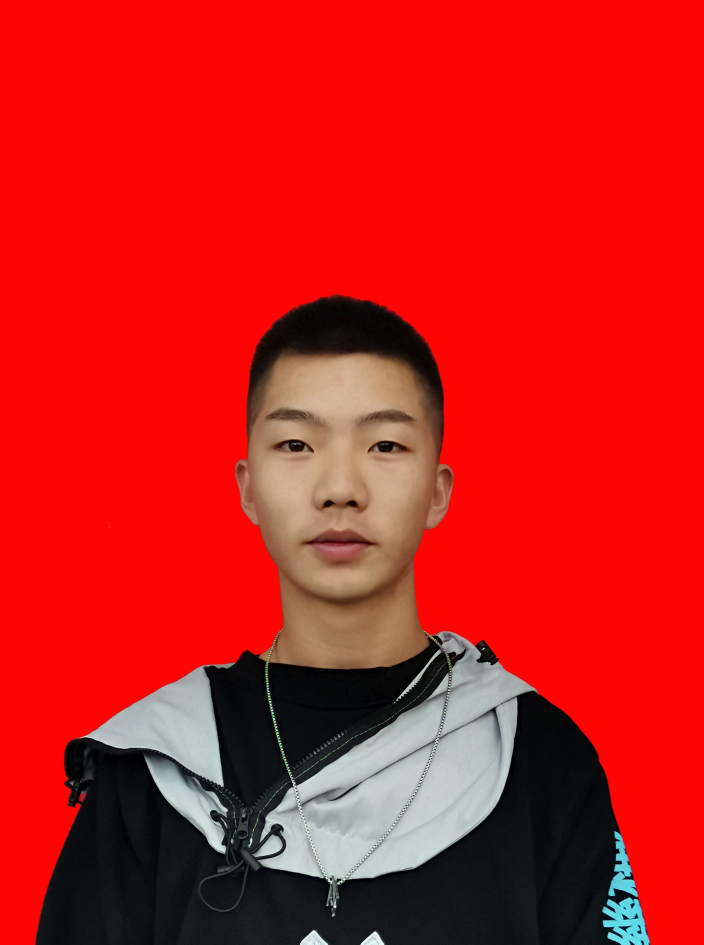
#> input picture Python/practical_training/img/zjm.jpg, 2815 x 3777 px, found by its file name (shown at 1/4 size)
$ python '人脸识别基础.py'
#> lines starting #> are read from the running program, lines starting #| are printed output that depends on the picture
#安装库识别读取图片
import cv2
#读取照片
img=cv2.imread("H:\VSCode_Project\Python\practical_training\img\zjm.jpg")
#> img is the input picture: shape (3777, 2815, 3); mean B, G, R 26.3, 28.9, 202.3
#img=cv2.cvtColor(img,code=cv2.COLOR_BGR2GRAY) #降维
print(img)
#> (printed output is left out)
print(type(img.shape))
#| <class 'tuple'>
print(img.shape) #高 宽 维
#| (3777, 2815, 3)
#img=cv2.resize(img,dsize=(600,800)) #调整图片大小（宽高）
img=cv2.resize(img,None,fx=0.1,fy=0.1)#等比例缩放窗口
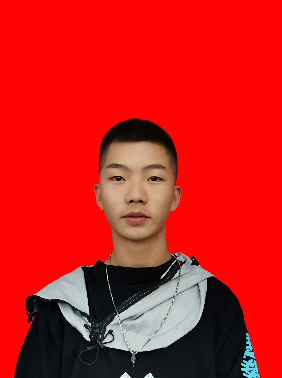
#> img: shape (378, 282, 3); mean B, G, R 26.3, 28.9, 202.3
cv2.imshow("赵嘉盟",img) #显示照片
cv2.waitKey()           #窗口等待停留（ms）
cv2.destroyAllWindows()     #释放资源
